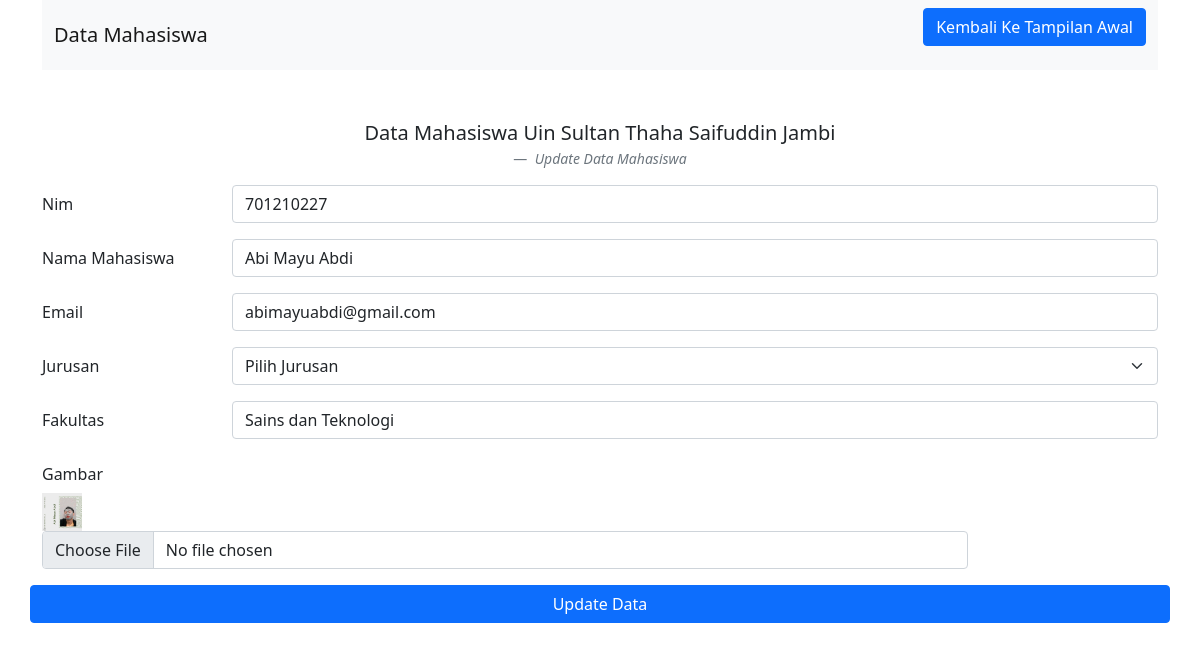
/Update.php?id=1, run on the app's committed database.
### tables this page shows
CREATE TABLE `mahasiswa` (
  `id` int(100) NOT NULL,
  `Nim` int(50) NOT NULL,
  `Nama Mahasiswa` varchar(100) NOT NULL,
  `Email` varchar(100) NOT NULL,
  `Jurusan` varchar(100) NOT NULL,
  `Fakultas` varchar(100) NOT NULL,
  `Gambar` varchar(100) NOT NULL
);

### functions.php (called while the page is built, shortened)
<?php
$conn = mysqli_connect("localhost", "root", "", "database crud mahasiswa");
function query($query) {
    global $conn;
    $result = mysqli_query($conn, $query);
    $rows = [];
    while( $row = mysqli_fetch_assoc($result) ) {
        $rows[] = $row;
    }
    return $rows;
}
?>

### update.php (the view, shortened to what this page needs)
<?php
require 'functions.php';
$id = $_GET["id"];
$mhs = query("SELECT * FROM mahasiswa WHERE id = $id")[0];
?>
<!doctype html>
<html lang="en">
  <head>
    <link href="https://cdn.jsdelivr.net/npm/bootstrap@5.1.3/dist/css/bootstrap.min.css" rel="stylesheet">
  </head>
  <body>
    <div class="container">
    <nav class="navbar navbar-light bg-light">
  <div class="container-fluid">
    <a class="navbar-brand">Data Mahasiswa</a>
    <a href="index.php" class="btn btn-primary btn-md mb-3"><i class="fa fa-plus"></i>Kembali Ke Tampilan Awal</a>
  </div>
</nav>
<figure class="text-center mt-5">
  <blockquote class="blockquote">
    <p>Data Mahasiswa Uin Sultan Thaha Saifuddin Jambi</p>
  </blockquote>
  <figcaption class="blockquote-footer">
    <cite title="Source Title">Update Data Mahasiswa</cite>
  </figcaption>
</figure>
<form action="" method="post" enctype="multipart/form_data">
<div class="mb-3 row">
    <label for="Nim" class="col-sm-2 col-form-label">Nim</label>
    <div class="col-sm-10">
      <input type="text" class="form-control" id="Nim" name="Nim"
      value="<?= $mhs["Nim"];?>">
    </div>
  </div>
  <div class="mb-3 row">
    <label for="Nama" class="col-sm-2 col-form-label">Nama Mahasiswa</label>
    <div class="col-sm-10">
      <input type="text" class="form-control" id="Nama" name="Nama"
      value="<?= $mhs["Nama Mahasiswa"];?>">
    </div>
  </div>
  <div class="mb-3 row">
    <label for="Email" class="col-sm-2 col-form-label">Email</label>
    <div class="col-sm-10">
      <input type="text" class="form-control" id="Email" name="Email"
      value="<?= $mhs["Email"];?>">
    </div>
  </div>
  <div class="mb-3 row">
    <label for="Jurusan" class="col-sm-2 col-form-label">Jurusan</label>
    <div class="col-sm-10">
    <select name="Jurusan" id="Jurusan" class="form-select"
    value="<?= $mhs["Jurusan"];?>">
    <option>Pilih Jurusan</option>
   </select>
    </div>
  </div>
  <div class="mb-3 row">
    <label for="Fakultas" class="col-sm-2 col-form-label">Fakultas</label>
    <div class="col-sm-10">
      <input type="text" class="form-control" id="Fakultas" name="Fakultas"
      value="<?= $mhs["Fakultas"];?>">
    </div>
  </div>
  <div class="mb-3 row">
    <label for="Gambar" class="col-sm-2 col-form-label">Gambar</label>
    <div>
    <img src="FotoCRUD/<?= $mhs["Gambar"];?>" width="40"> <br>
    </div>
    <div class="col-sm-10">
      <input type="file" class="form-control" id="Gambar" name="Gambar">
    </div>
  </div>
  <div class="mb-3 row">
    <button type='submit' name='submit' class='btn btn-primary'>Update Data</button>
  </div>
</form>
  </body>
</html>

### data on the page
mahasiswa: Nim "701210227", Nama "Abi Mayu Abdi", Email "abimayuabdi@gmail.com", Jurusan "Pilih Jurusan", Fakultas "Sains dan Teknologi", Gambar (picture)
